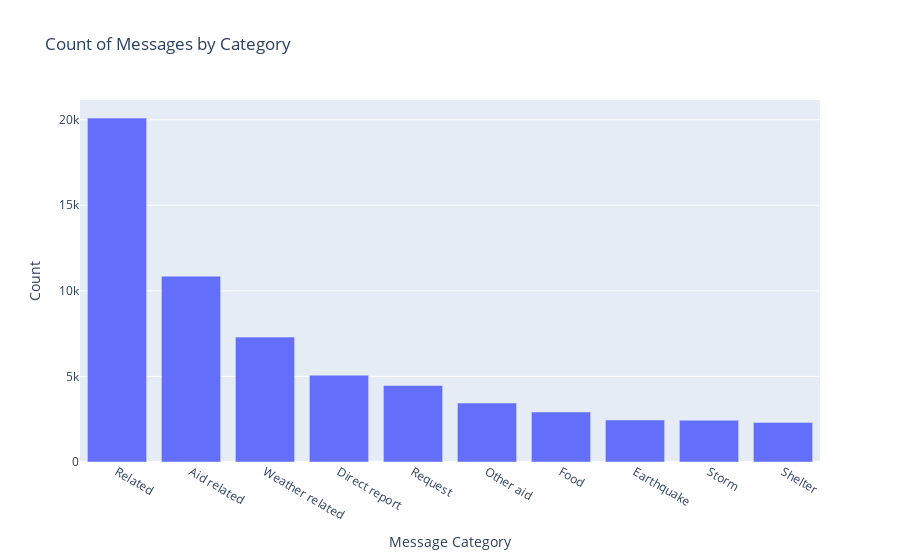

The code cell stored with this chart in its notebook:
### Markdown cell above
# Counts per Message Category

### Code cell
msg_categories = df.columns[4:]

msg_category_cols = df.columns[4:]
cat_count = df[msg_category_cols].sum().sort_values(ascending=False).head(10)
msg_category_display = [ cn.replace("_", " ").capitalize() for cn in cat_count.index ]

cat_counts_graph = {
    'data': [
        go.Bar(
            x=msg_category_display,
            y=cat_count
        )
    ],

    'layout': {
        'title': {
            'text': 'Count of Messages by Category'
        },
        'yaxis': {
            'title': {
                'text': "Count"
            }
        },
        'xaxis': {
            'title': {
                'text': "Message Category"
            }
        }
    }
}

plotly.io.from_json( get_graph_json(cat_counts_graph) )

### Figure 1 — Plotly figure (JSON) as saved in the notebook; plotly's stock layout.template omitted (floating-point values rounded to 4 significant figures)
{"data": [{"type": "bar", "x": ["Related", "Aid related", "Weather related", "Direct report", "Request", "Other aid", "Food", "Earthquake", "Storm", "Shelter"], "y": [20093, 10860, 7297, 5075, 4474, 3446, 2923, 2455, 2443, 2314]}], "layout": {"title": {"text": "Count of Messages by Category"}, "xaxis": {"title": {"text": "Message Category"}}, "yaxis": {"title": {"text": "Count"}}}}
